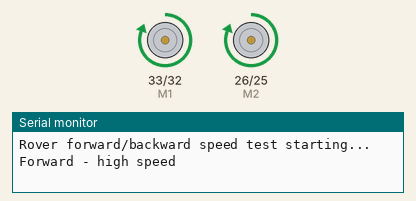
Simulated run of this sketch. Board: ESP32. Shown: direction and speed pins drawn as motors (green arrow = direction pin HIGH = forward, orange = LOW = backward, longer = more drive), the last lines printed to the serial monitor.

Above: at 1.0 s.
At 3.0 s:
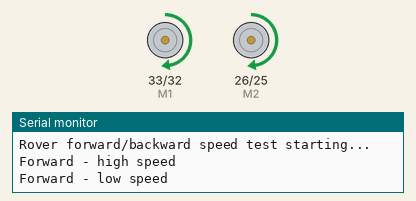
At 6.0 s:
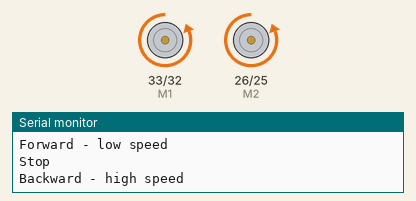
At 8.0 s:
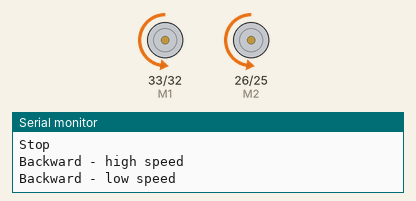
Timing chart, 0 to 13.0 s (numbered marks = the images above):
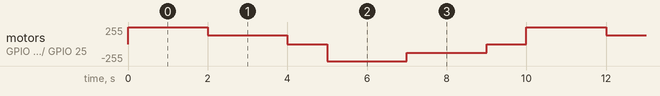

The sketch:

sketch_mar23a.ino
```cpp
#define M1 33  // Motor 1 direction
#define M2 26  // Motor 2 direction
#define E1 32  // Motor 1 speed (PWM)
#define E2 25  // Motor 2 speed (PWM)

void setup() {
  Serial.begin(115200);

  pinMode(M1, OUTPUT);
  pinMode(M2, OUTPUT);
  pinMode(E1, OUTPUT);
  pinMode(E2, OUTPUT);

  Serial.println("Rover forward/backward speed test starting...");
}

void loop() {
  // --- Forward high speed ---
  Serial.println("Forward - high speed");
  digitalWrite(M1, HIGH);  // forward
  digitalWrite(M2, HIGH);  // forward
  analogWrite(E1, 255);    // full speed
  analogWrite(E2, 255);
  delay(2000);

  // --- Forward low speed ---
  Serial.println("Forward - low speed");
  analogWrite(E1, 128);    // half speed
  analogWrite(E2, 128);
  delay(2000);

  // --- Stop ---
  Serial.println("Stop");
  analogWrite(E1, 0);
  analogWrite(E2, 0);
  delay(1000);

  // --- Backward high speed ---
  Serial.println("Backward - high speed");
  digitalWrite(M1, LOW);   // backward
  digitalWrite(M2, LOW);   // backward
  analogWrite(E1, 255);
  analogWrite(E2, 255);
  delay(2000);

  // --- Backward low speed ---
  Serial.println("Backward - low speed");
  analogWrite(E1, 128);
  analogWrite(E2, 128);
  delay(2000);

  // --- Stop ---
  Serial.println("Stop");
  analogWrite(E1, 0);
  analogWrite(E2, 0);
  delay(1000);
}
```

Measured:
- by itself, motor on GPIO 33 (M1) / GPIO 32 (E1), motor on GPIO 26 (M2) / GPIO 25 (E2): repeats every 10.0 s: forward 128/255 2.0 s, stopped 1.0 s, backward 255/255 2.0 s, backward 128/255 2.0 s, stopped 1.0 s, forward 255/255 2.0 s
